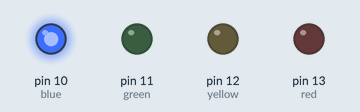
The sketch below on a simulated Arduino Uno, built with avr-gcc and run on an emulated ATmega328P. Shown: output pins drawn as LEDs (lit = HIGH).

Above: at 0.5 s.
At 9.5 s:
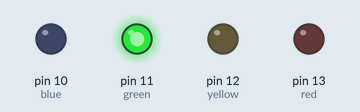
At 15.5 s:
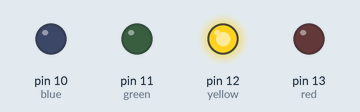
At 19.5 s:
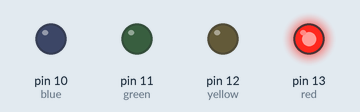
Timing chart, 0 to 20.8 s (numbered marks = the images above):
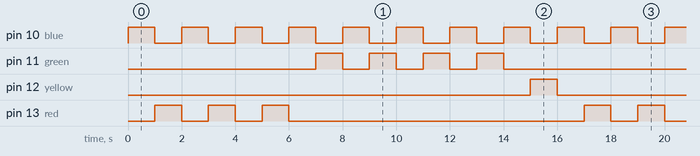

The sketch:

semaforo.ino
```cpp
// Definiçao de valores para variáveis
#define low LOW
#define high HIGH
int blue = 10;
int green = 11;
int yellow = 12;
int red = 13;
int i = 0;


void setup() {
  pinMode(blue, OUTPUT);
  pinMode(green, OUTPUT);
  pinMode(yellow, OUTPUT);
  pinMode(red, OUTPUT);

}
void lowAll(){
	digitalWrite(blue, low);
	digitalWrite(yellow, low);
	digitalWrite(red, low);
	digitalWrite(green, low);
}
void highAll(){
  	digitalWrite(blue, high);
	digitalWrite(yellow, high);
	digitalWrite(red, high);
	digitalWrite(green, high);
}
// the loop routine runs over and over again forever:
void loop() {
  	digitalWrite(blue, HIGH);
    delay(1000);
    digitalWrite(blue, low);
      if(i < 3){
          digitalWrite(red, HIGH);
      }else if(i < 7){
          digitalWrite(green, HIGH);
      }else{
          digitalWrite(yellow, HIGH);
      }
    delay(1000);
    lowAll();
    ++i; i = i % 8;
}
```

Measured:
- by itself, pin 10 (blue): alternates HIGH for 1.0 s and LOW for 1.0 s
- by itself, pin 11 (green): repeats every 16.0 s: 3 × (LOW 1.0 s, HIGH 1.0 s), LOW 9.0 s, HIGH 1.0 s
- by itself, pin 12 (yellow): alternates HIGH for 1.0 s and LOW for 15.0 s
- by itself, pin 13 (red): repeats every 16.0 s: 2 × (LOW 1.0 s, HIGH 1.0 s), LOW 11.0 s, HIGH 1.0 s
